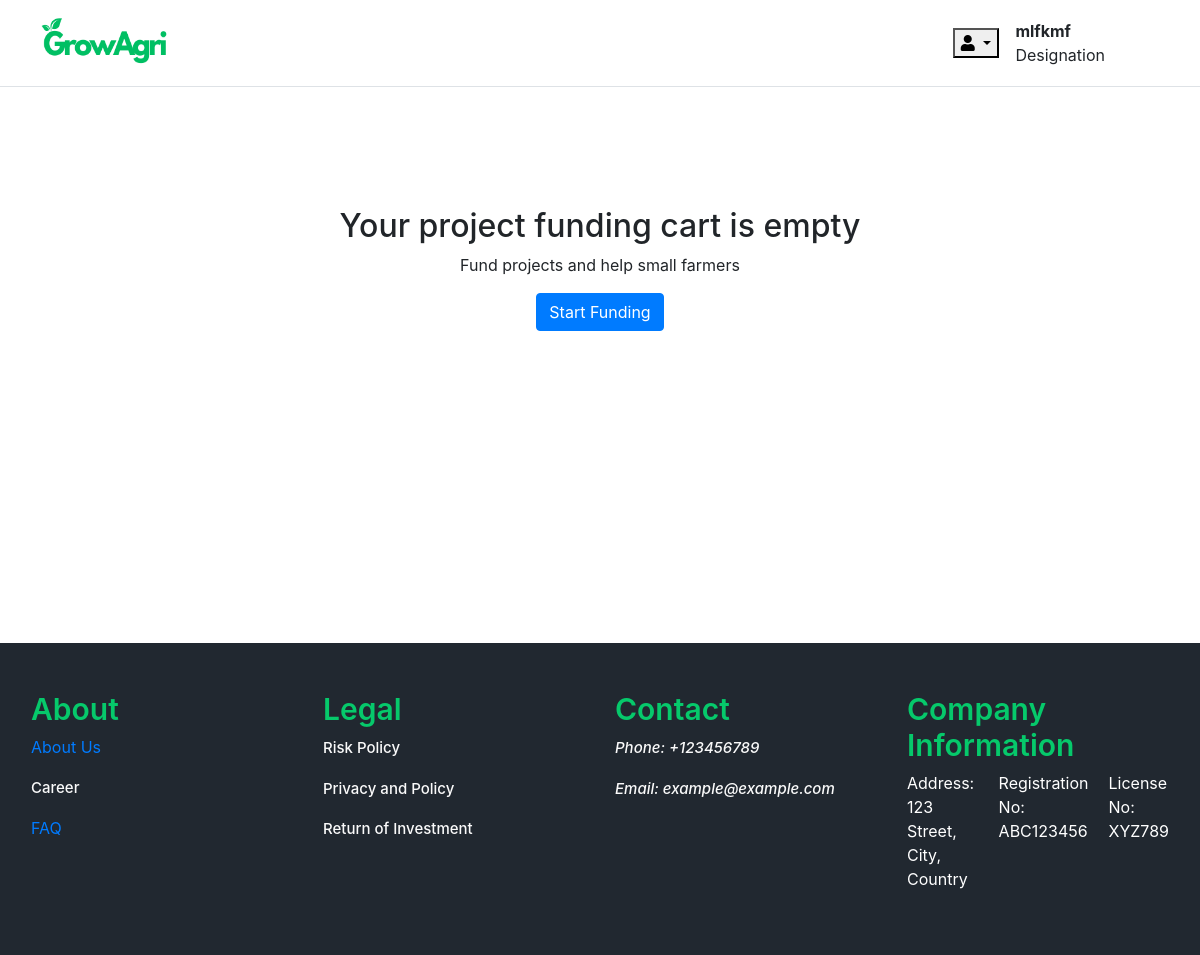
Before: /cart/ (signed in) with the older database file.
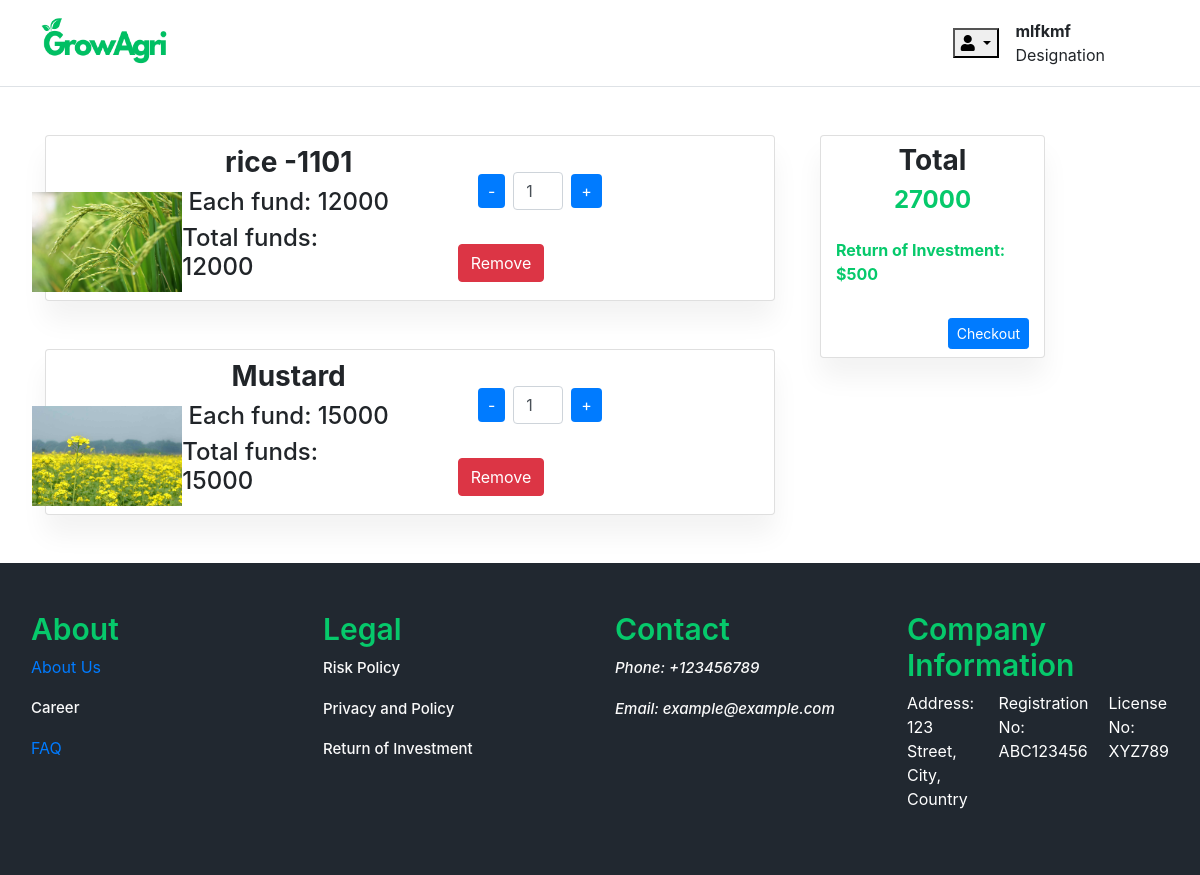
After: the same page with the newer database file.
### accounts/models.py (models this page shows, shortened)
class Account(AbstractBaseUser):
    first_name   = models.CharField(max_length=50)
    last_name    = models.CharField(max_length=50)
    username     = models.CharField(max_length=50, unique=True)
    email        = models.EmailField(max_length=100, unique=True)
    phone_number = models.CharField(max_length=50)
    date_joined  = models.DateTimeField(auto_now_add=True)
    last_login   = models.DateTimeField(auto_now_add=True)
    is_admin     = models.BooleanField(default=False)
    is_staff     = models.BooleanField(default=False)
    is_active     = models.BooleanField(default=False)
    is_superadmin     = models.BooleanField(default=False)
    USERNAME_FIELD = 'email'
    REQUIRED_FIELDS = ['username', 'first_name', 'last_name']
    objects = MyAccountManager()

### carts/models.py (models this page shows, shortened)
class CartItem(models.Model):
    user = models.ForeignKey(Account, on_delete=models.CASCADE, null=True)
    product = models.ForeignKey(Farm, on_delete=models.CASCADE)
    cart    = models.ForeignKey(Cart, on_delete=models.CASCADE, null=True)
    quantity = models.IntegerField()
    is_active = models.BooleanField( default=True)
    def sub_total(self):
        return self.product.price * self.quantity

### farm/models.py (models this page shows, shortened)
class Farm(models.Model):
    farm_name = models.CharField(max_length=200, unique=True)
    slug = models.SlugField(max_length=200, unique=True, blank=True)
    description = models.TextField(max_length=500, blank=True)
    price = models.IntegerField()
    images = models.ImageField(upload_to='photos/farm')
    stock = models.IntegerField()
    is_available = models.BooleanField(default=True)
    category = models.ForeignKey(CropType, on_delete=models.CASCADE)
    created_date = models.DateTimeField(auto_now_add=True)
    modified_date = models.DateTimeField(auto_now=True)
    campaign_status = models.CharField(max_length=20, choices=[('draft', 'Draft'), ('active', 'Active'), ('completed', 'Completed')], default='draft')
    location = models.CharField(max_length=200, default='')  # Location of the farm
    duration = models.IntegerField(default=None, null=True, blank=True)
    custom_percentage = models.FloatField(validators=[MinValueValidator(0)], null=True, blank=True)

### carts/views.py (the view)
# urls.py: path('cart/', include('carts.urls')),
def cart(request, total=0, quantity=0, cart_items=None):
    try:
        if request.user.is_authenticated:
            cart_items = CartItem.objects.filter(user=request.user, is_active=True)
        else:
            cart = Cart.objects.get(cart_id=_cart_id(request))
            cart_items = CartItem.objects.filter(cart=cart, is_active=True)
        for cart_item in cart_items:
            total += (cart_item.product.price * cart_item.quantity)
            quantity += cart_item.quantity
    except ObjectDoesNotExist:
        pass
    context = {
        'total': total,
        'quantity': quantity,
        'cart_items': cart_items,
    }
    return render(request, 'farm/cart.html', context)

### carts/context_processors.py (called while the page is built)
def counter(request):
    cart_count = 0
    if 'admin' in request.path:
        return {}
    else:
        try:
            cart = Cart.objects.filter(cart_id=_cart_id(request))
            if request.user.is_authenticated:
                cart_items = CartItem.objects.all().filter(user=request.user)
            else:
                cart_items = CartItem.objects.filter(cart=cart[:1])
            for cart_item in cart_items:
                cart_count += cart_item.quantity
        except Cart.DoesNotExist:
            cart_count = 0
    return {'cart_count': cart_count}

### carts/views.py (called while the page is built)
def _cart_id(request):
    cart = request.session.session_key
    if not cart:
        cart = request.session.create()
    return cart

### projects/context_processors.py (called while the page is built)
def menu_links(request):
    links = CropType.objects.all()
    return dict(links=links)

### templates/farm/cart.html (shortened to what this page needs)
{% extends 'base.html' %}
{% load static %}
{% block content %}
  {% if not cart_items %}
    <br /><br /><br /><br /><br />
    <div class="container">
      <div class="row">
        <div class="col-md-12 text-center">
          <h2>Your project funding cart is empty</h2>
          <p>Fund projects and help small farmers</p>
          <a href="{% url 'farm' %}" class="btn btn-primary">Start Funding</a>
        </div>
      </div>
    </div>
    <br /><br /><br /><br /><br /> <br /><br /><br /><br /><br /> <br /><br /><br />
  {% else %}
    <div class="container">
      <div class="row">
        <div class="col-md-8">
          {% for cart_item in cart_items %}
            <div class="card my-5">
              <div class="container py-2">
                <div class="row gap-2">
                  <div class="container">
                    <div class="row">
                      <div class="col-md-2 col-sm-12 d-flex justify-content-center align-content-center mt-5">
                        <img src="{{ cart_item.product.images.url }}" height="100" width="200" alt="" />
                      </div>
                      <div class="col-md-4 col-sm-12 d-flex justify-content-center flex-column align-items-center">
                        <h3 class="fw-bold text-sm">{{ cart_item.product.farm_name }}</h3>
                        <h4 class="text-sm">Each fund: {{ cart_item.product.price }}</h4>
                        <h4 class="text-sm">Total funds: {{ cart_item.sub_total }}</h4>
                      </div>
                      <div class="col-md-3 col-sm-12 d-flex justify-content-center flex-column align-items-center">
                        <div class="col-md-6 quantity-input">
                          <a href="{% url 'remove_cart' cart_item.product.id %}" class="btn btn-secondary minus-btn">-</a>
                          <input type="text" class="form-control mx-2 quantity" value="{{ cart_item.quantity }}" style="display: inline-block; width: 50px;" />
                          <a href="{% url 'add_cart' cart_item.product.id %}" class="btn btn-secondary plus-btn">+</a>
                        </div>
                        <a href="{% url 'remove_cart_item' cart_item.product.id %}" class="btn btn-danger remove-btn mt-3" onclick="return confirm('Are you sure upu want to remove this project?')">Remove</a>
                      </div>
                    </div>
                  </div>
                </div>
              </div>
            </div>
          {% endfor %}
        </div>
        <div class="col-md-3">
          <div class="container">
            <div class="row">
              <div class="col-md-12">
                <div class="card my-5">
                  <div class="container py-2">
                    <div class="row">
                      <div class="col-md- col-sm-12 d-flex justify-content-center flex-column align-items-center">
                        <h3 class="fw-bold">Total</h3>
                        <h4 class="fw-bold text_color" id="total">{{ total }}</h4>
                      </div>
                    </div>
                    <div class="row mt-3">
                      <div class="col-md-12">
                        <p class="fw-bold text_color">Return of Investment: $500</p>
                      </div>
                    </div>
                    <div class="row mt-3">
                      <div class="col-md-12 d-flex justify-content-end">
                        <a href="{% url 'checkout' %}" class="btn btn-sm btn-primary">Checkout</a>
                      </div>
                    </div>
                  </div>
                </div>
              </div>
            </div>
          </div>
        </div>
      </div>
    </div>
  {% endif %}
{% endblock %}

### templates/base.html (shortened to what this page needs)
{% load static %}
{%load static %}
<!doctype html>
<html lang="en">
<head>
    <link href="https://cdn.jsdelivr.net/npm/bootstrap@5.0.2/dist/css/bootstrap.min.css" rel="stylesheet"
>
        <link rel="stylesheet" href="https://cdn.jsdelivr.net/npm/bootstrap@4.0.0/dist/css/bootstrap.min.css">
    <link href="https://cdnjs.cloudflare.com/ajax/libs/font-awesome/5.15.4/css/all.min.css" rel="stylesheet">
    <link rel="stylesheet" href="{% static 'css/style.css' %}">
</head>
<body>
    {% include 'includes/header.html' %}
    {% block content%}
    {% endblock content %}
    {% include 'includes/footer.html' %}
</body>
</html>

### templates/includes/header.html (shortened to what this page needs)
{% load static %}
 <nav class="navbar navbar-expand-lg border-bottom navbar-light">
    <div class="container-fluid">
        <a class="mb-0 h1 logo_text" href="{% url 'home' %}">
          <img src="{% static 'images/logo.png' %}" height="70" width="150" alt="">
        </a>
        {% if user.id is None %}
        <div class="collapse navbar-collapse" id="navbarSupportedContent">
            <ul class="navbar-nav mx-auto mb-2 mb-lg-0">
                <li class="nav-item">
                    <a class="nav-link link_item" href="{% url 'farm' %}">Farm</a>
                </li>
                <li class="nav-item">
                    <a class="nav-link link_item" href="{% url 'about-us' %}">About Us</a>
                </li>
                <li class="nav-item dropdown">
                    <a class="nav-link link_item dropdown-toggle" href="#" id="navbarDropdown" role="button" data-toggle="dropdown" aria-haspopup="true" aria-expanded="false">
                        What we offer
                    </a>
                    <div class="dropdown-menu" aria-labelledby="navbarDropdown">
                        <a class="dropdown-item" href="#">Funders</a>
                        <a class="dropdown-item" href="#">Farmers</a>
                        <a class="dropdown-item" href="#">Smart Supply Chain</a>
                    </div>
                </li>
                <li class="nav-item">
                    <a class="nav-link link_item" href="#">Contact</a>
                </li>
            </ul>
            <div>
                <a href="{% url 'register' %}" class="btn btn-primary custom_button">Sign Up</a>
                <a href="{% url 'login' %}" class="btn btn-outline-secondary custom_button">Login</a>
            </div>
            {% else %}
            <div class="collapse navbar-collapse" id="navbarSupportedContent">
                <div class="d-flex align-items-center me-5">
                    <div class="dropdown me-3">
                        <button class="dropdown-toggle user_toggle" type="button" id="dropdownMenuButton1"
                            data-bs-toggle="dropdown" aria-expanded="false">
                            <i class="fa fa-user" aria-hidden="true"></i>
                        </button>
                    </div>
                    <div class="me-3">
                        <p class="m-0 m-0 fw-bold"> {{ user.first_name }} </p>
                        <p class="m-0 m-0">Designation</p>
                    </div>
                </div>
            </div>
        {% endif %}
        </div>
</nav>

### templates/script.html (shortened to what this page needs)
{% load static %}

### templates/includes/footer.html
{% load static%}
<link rel="stylesheet" href="{% static 'css/style.css' %}">
    <div class="footer_container px-3 py-5">
        <div class="container-fluid">
            <div class="row">
                <div class="col-md-3 col-sm-12">
                    <h3 class="footer_menu_header">About</h3>
                    <div>
                        <p><a href="{% url 'about-us' %}">About Us</a></p>
                        <p><a href="#" class="footer_link">Career</a></p>
                        <p><a href="{% url 'faq' %}">FAQ</a></p>
                    </div>
                </div>
                <div class="col-md-3 col-sm-12">
                    <h3 class="footer_menu_header">Legal</h3>
                    <div>
                        <p><a href="#" class="footer_link">Risk Policy</a></p>
                        <p><a href="#" class="footer_link">Privacy and Policy</a></p>
                        <p><a href="#" class="footer_link">Return of Investment</a></p>
                    </div>
                </div>
                <div class="col-md-3 col-sm-12">
                    <h3 class="footer_menu_header">Contact</h3>
                    <div>
                        <p><i class="footer_link">Phone: +123456789 </i></p>
                        <p><i class="footer_link">Email: example@example.com </i></p>
                    </div>
                </div>
                <div class="col-md-3 col-sm-12">
                    <h3 class="footer_menu_header">Company Information</h3>
                    <div style="display: flex; flex-direction: row;">
                        <p style="color: white; margin-right: 20px;">Address: 123 Street, City, Country</p>
                        <p style="color: white; margin-right: 20px;">Registration No: ABC123456</p>
                        <p style="color: white;">License No: XYZ789</p>
                    </div>
                </div>
            </div>
        </div>
    </div>

### static/css/style.css (style rules this page uses)
.logo_text { color: #0c0c0c; text-decoration: none; font-size: 50px; }
.footer_container { background-color: #212830; }
.footer_menu_header { color: #06C96B; font-size: 30px; font-weight: 600; }
.footer_link { color: rgb(250, 250, 250); text-decoration: none; font-size: 15px; font-weight: 500; }
.text_color { color: #06C96B; }
.card { box-shadow: 0 20px 27px 0 rgb(0 0 0 / 5%); }
.quantity-input { display: flex; align-items: center; }
.btn-secondary { background-color: #007bff; color: #fff; border: none; padding: 5px 10px; cursor: pointer; transition: background-color 0.3s; }

Changed rows visible on the page:
added CartItem: product.images (picture), product.farm_name "rice -1101", product.price "12000", sub_total "12000", quantity "1"
added CartItem: product.images (picture), product.farm_name "Mustard", product.price "15000", sub_total "15000", quantity "1"
Other visible differences:
{{ total }}: (not shown) → "27000"
text no longer shown: "Your project funding cart is empty Fund projects and help small farmers Start Funding"
text now shown: "Total Return of Investment: $500 Checkout"
